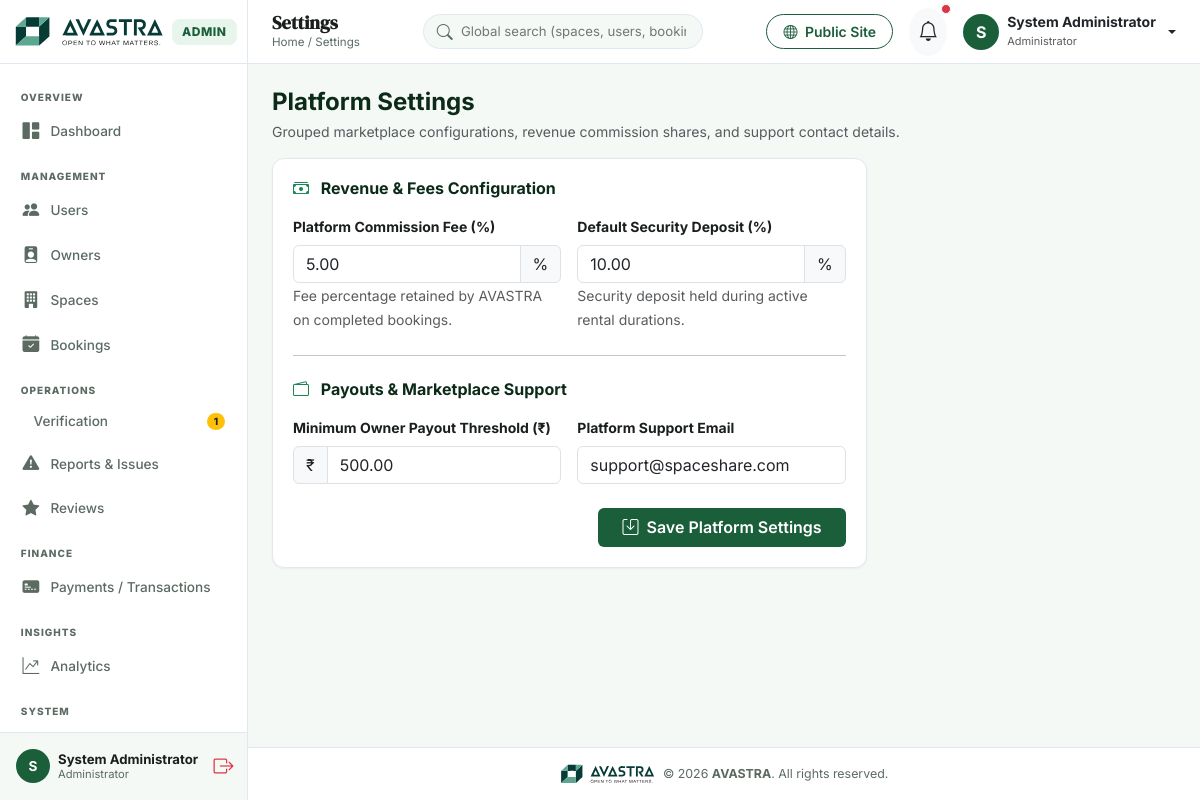
Screenshot of /admin/settings.php (signed in) with the database file from the repository.
### tables this page shows
CREATE TABLE IF NOT EXISTS `commission_settings` (
  `id` INT AUTO_INCREMENT PRIMARY KEY,
  `platform_fee_percent` DECIMAL(5, 2) NOT NULL DEFAULT 5.00,
  `deposit_percent` DECIMAL(5, 2) NOT NULL DEFAULT 10.00,
  `min_payout_amount` DECIMAL(10, 2) NOT NULL DEFAULT 500.00,
  `contact_email` VARCHAR(150) NOT NULL DEFAULT 'support@spaceshare.com',
  `updated_at` TIMESTAMP DEFAULT CURRENT_TIMESTAMP ON UPDATE CURRENT_TIMESTAMP
);

### admin/settings.php (the view, shortened to what this page needs)
<?php
require_once __DIR__ . '/includes/header.php';
require_once __DIR__ . '/includes/sidebar.php';
$db = Database::getInstance();
$settings = $db->query("SELECT * FROM commission_settings WHERE id = 1")->fetch();
?>
<div id="admin-main">
    <?php require_once __DIR__ . '/includes/navbar.php'; ?>
    <main class="p-3 p-md-4">
        <div class="d-flex justify-content-between align-items-center mb-3">
            <div>
                <h4 class="fw-bold mb-1" style="color:#0B2A18;">Platform Settings</h4>
                <p class="text-muted small mb-0">Grouped marketplace configurations, revenue commission shares, and support contact details.</p>
            </div>
        </div>
        <div class="row">
            <div class="col-lg-8">
                <div class="avastra-card">
                    <form method="POST" action="">
                        <h6 class="fw-bold mb-3" style="color:#0B2A18;"><i class="bi bi-cash-stack me-2 text-success"></i> Revenue & Fees Configuration</h6>
                        <div class="row g-3 mb-4">
                            <div class="col-md-6">
                                <label class="form-label fw-bold small">Platform Commission Fee (%)</label>
                                <div class="input-group">
                                    <input type="number" step="0.1" name="platform_fee_percent" class="form-control" value="<?= htmlspecialchars($settings['platform_fee_percent'] ?? 5.00); ?>" required>
                                    <span class="input-group-text">%</span>
                                </div>
                                <small class="text-muted">Fee percentage retained by AVASTRA on completed bookings.</small>
                            </div>
                            <div class="col-md-6">
                                <label class="form-label fw-bold small">Default Security Deposit (%)</label>
                                <div class="input-group">
                                    <input type="number" step="0.1" name="deposit_percent" class="form-control" value="<?= htmlspecialchars($settings['deposit_percent'] ?? 10.00); ?>" required>
                                    <span class="input-group-text">%</span>
                                </div>
                                <small class="text-muted">Security deposit held during active rental durations.</small>
                            </div>
                        </div>
                        <hr class="my-4">
                        <h6 class="fw-bold mb-3" style="color:#0B2A18;"><i class="bi bi-wallet2 me-2 text-success"></i> Payouts & Marketplace Support</h6>
                        <div class="row g-3 mb-4">
                            <div class="col-md-6">
                                <label class="form-label fw-bold small">Minimum Owner Payout Threshold (₹)</label>
                                <div class="input-group">
                                    <span class="input-group-text">₹</span>
                                    <input type="number" step="100" name="min_payout_amount" class="form-control" value="<?= htmlspecialchars($settings['min_payout_amount'] ?? 500.00); ?>" required>
                                </div>
                            </div>
                            <div class="col-md-6">
                                <label class="form-label fw-bold small">Platform Support Email</label>
                                <input type="email" name="contact_email" class="form-control" value="<?= htmlspecialchars($settings['contact_email'] ?? 'support@avastra.com'); ?>" required>
                            </div>
                        </div>
                        <div class="text-end">
                            <button type="submit" class="btn btn-avastra px-4">
                                <i class="bi bi-save me-1"></i> Save Platform Settings
                            </button>
                        </div>
                    </form>
                </div>
            </div>
        </div>
    </main>
<?php require_once __DIR__ . '/includes/footer.php'; ?>

### assets/css/admin.css (style rules this page uses)
:root { --avastra-primary: #1B5E3A; --avastra-primary-light: #4CAF6D; --avastra-light-green: #E7F5EC; --avastra-supporting-green: #9FD4B4; --avastra-soft-neutral: #DCE6E0; --avastra-muted: #5C6B62; --avastra-ink: #1A1F1C; --avastra-white: #FFFFFF; --avastra-warning: #E8A33D; --avastra-body-bg: #F4F9F6; --avastra-sidebar-bg: #FFFFFF; --avastra-header-bg: #FFFFFF; --avastra-card-bg: #FFFFFF; --avastra-border-color: #E2E8F0; --avastra-radius-sm: 6px; --avastra-radius-md: 10px; --avastra-radius-lg: 12px; --avastra-shadow-sm: 0 1px 3px rgba(0, 0, 0, 0.03), 0 1px 2px rgba(0, 0, 0, 0.02); --avastra-shadow-md: 0 4px 12px -2px rgba(27, 94, 58, 0.05); }
body { font-family: 'Inter', -apple-system, BlinkMacSystemFont, sans-serif; background-color: var(--avastra-body-bg); color: var(--avastra-ink); overflow-x: hidden; }
#admin-main { margin-left: 248px; flex-grow: 1; display: flex; flex-direction: column; min-width: 0; }
.avastra-card { background: var(--avastra-card-bg); border-radius: var(--avastra-radius-lg); border: 1px solid var(--avastra-border-color); box-shadow: var(--avastra-shadow-sm); padding: 1.25rem; margin-bottom: 1.15rem; }
.btn-avastra { background: var(--avastra-primary); color: #ffffff; font-weight: 600; border: none; border-radius: var(--avastra-radius-sm); padding: 0.45rem 1.15rem; transition: all 0.15s ease; }

### rows the page displays
commission_settings: platform_fee_percent "5.00", deposit_percent "10.00", min_payout_amount "500.00", contact_email "support@spaceshare.com"

### other values shown
$pendingVerificationCount "1"
substr($currentUser['full_name'] ?? 'A', 0, 1) "S"
$currentUser['full_name'] "System Administrator"
$pageTitle "Settings"
